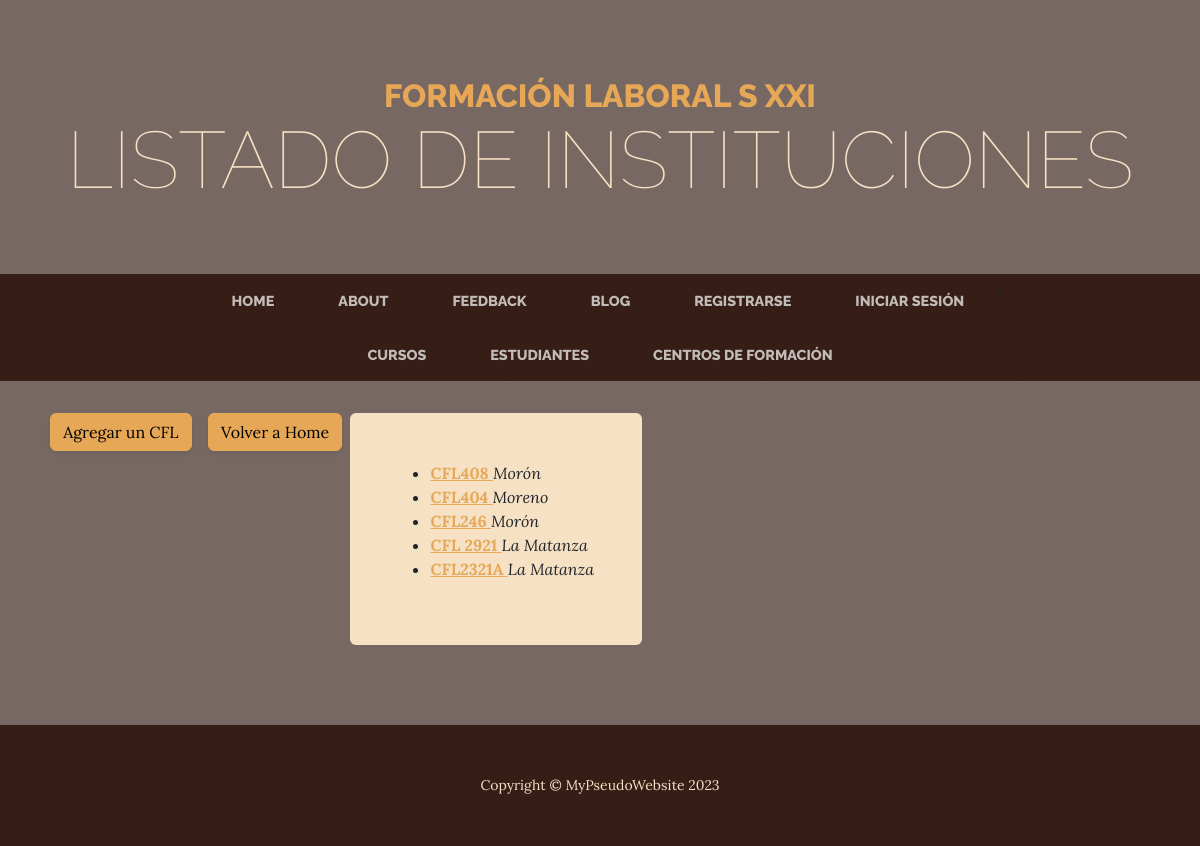
/centros_de_formacion/list/, run on the app's committed database.
### aplicacion/models.py (models this page shows, shortened)
class Institucion(models.Model):
	name = models.CharField(max_length=60, null=True)
	partido =  models.ForeignKey(Partido, on_delete=models.SET_NULL, null=True, related_name="instituciones")
	cue =  models.CharField(max_length=12, null=True)
	def __str__(self):
		return f"{self.name}"

class Partido(models.Model):
	name = models.CharField(max_length=60, null=True)
	provincia = models.ForeignKey(Provincia, on_delete=models.CASCADE, null=False, related_name="partidos")
	def __str__(self):
		return f"{self.name}"

### aplicacion/views.py (the view)
# urls.py: path('centros_de_formacion/list/',			Centros_List.as_view(),		name='centros-list'),
class Centros_List(generic.ListView):
	model = models.Institucion

### aplicacion/templates/aplicacion/institucion_list.html (shortened to what this page needs)
{% extends "aplicacion/0001_products.html" %}
{% load static %}
{% block header2 %} Listado de Instituciones {% endblock %}
{% block parrafo1 %}
    <ul>
    {% for institucion in institucion_list %}
        <li>
			<h7> <a href={% url 'aplicacion:centros-detail' institucion.pk %}> <strong>{{institucion}}  </a></strong> </h7>
			<h7>  <em>{{institucion.partido}}  </em> </h7>
        </li>
    {% endfor %}
    </ul>
{% endblock %}
{% block add_button_link_1 %} {% url 'aplicacion:centros-create' %} {% endblock %}
{% block add_button_name_1 %} Agregar un CFL {% endblock %}
{% block add_button_link_2 %} {% url 'aplicacion:home' %}  {% endblock %}
{% block add_button_name_2 %} Volver a Home {% endblock %}

### data on the page
Institucion: name "CFL408", partido "Morón"
Institucion: name "CFL404", partido "Moreno"
Institucion: name "CFL246", partido "Morón"
Institucion: name "CFL 2921", partido "La Matanza"
Institucion: name "CFL2321A", partido "La Matanza"
